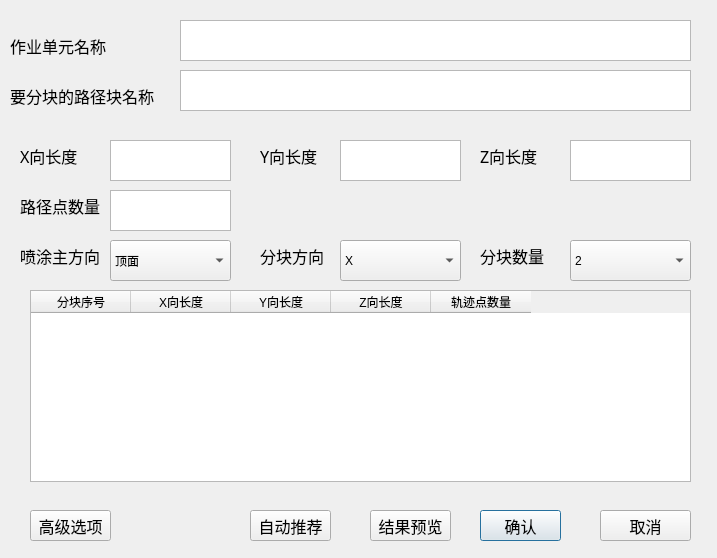
<?xml version="1.0" encoding="UTF-8"?>
<ui version="4.0">
 <class>path_partionClass</class>
 <widget class="QDialog" name="path_partionClass">
  <property name="geometry">
   <rect>
    <x>0</x>
    <y>0</y>
    <width>717</width>
    <height>558</height>
   </rect>
  </property>
  <property name="windowTitle">
   <string>path_partion</string>
  </property>
  <widget class="QLabel" name="label">
   <property name="geometry">
    <rect>
     <x>10</x>
     <y>30</y>
     <width>161</width>
     <height>31</height>
    </rect>
   </property>
   <property name="font">
    <font>
     <family>.苹方-简</family>
     <pointsize>12</pointsize>
    </font>
   </property>
   <property name="text">
    <string>作业单元名称</string>
   </property>
  </widget>
  <widget class="QLabel" name="label_2">
   <property name="geometry">
    <rect>
     <x>10</x>
     <y>80</y>
     <width>151</width>
     <height>31</height>
    </rect>
   </property>
   <property name="font">
    <font>
     <family>.苹方-简</family>
     <pointsize>12</pointsize>
    </font>
   </property>
   <property name="text">
    <string>要分块的路径块名称</string>
   </property>
  </widget>
  <widget class="QTextBrowser" name="textBrowser">
   <property name="geometry">
    <rect>
     <x>180</x>
     <y>20</y>
     <width>511</width>
     <height>41</height>
    </rect>
   </property>
  </widget>
  <widget class="QTextBrowser" name="textBrowser_2">
   <property name="geometry">
    <rect>
     <x>180</x>
     <y>70</y>
     <width>511</width>
     <height>41</height>
    </rect>
   </property>
  </widget>
  <widget class="QLabel" name="label_3">
   <property name="geometry">
    <rect>
     <x>20</x>
     <y>140</y>
     <width>71</width>
     <height>31</height>
    </rect>
   </property>
   <property name="font">
    <font>
     <family>.苹方-简</family>
     <pointsize>12</pointsize>
    </font>
   </property>
   <property name="text">
    <string>X向长度</string>
   </property>
  </widget>
  <widget class="QTextBrowser" name="textBrowser_3">
   <property name="geometry">
    <rect>
     <x>110</x>
     <y>140</y>
     <width>121</width>
     <height>41</height>
    </rect>
   </property>
  </widget>
  <widget class="QLabel" name="label_4">
   <property name="geometry">
    <rect>
     <x>260</x>
     <y>140</y>
     <width>71</width>
     <height>31</height>
    </rect>
   </property>
   <property name="font">
    <font>
     <family>.苹方-简</family>
     <pointsize>12</pointsize>
    </font>
   </property>
   <property name="text">
    <string>Y向长度</string>
   </property>
  </widget>
  <widget class="QTextBrowser" name="textBrowser_4">
   <property name="geometry">
    <rect>
     <x>340</x>
     <y>140</y>
     <width>121</width>
     <height>41</height>
    </rect>
   </property>
  </widget>
  <widget class="QLabel" name="label_5">
   <property name="geometry">
    <rect>
     <x>480</x>
     <y>140</y>
     <width>71</width>
     <height>31</height>
    </rect>
   </property>
   <property name="font">
    <font>
     <family>.苹方-简</family>
     <pointsize>12</pointsize>
    </font>
   </property>
   <property name="text">
    <string>Z向长度</string>
   </property>
  </widget>
  <widget class="QTextBrowser" name="textBrowser_5">
   <property name="geometry">
    <rect>
     <x>570</x>
     <y>140</y>
     <width>121</width>
     <height>41</height>
    </rect>
   </property>
  </widget>
  <widget class="QLabel" name="label_6">
   <property name="geometry">
    <rect>
     <x>20</x>
     <y>240</y>
     <width>101</width>
     <height>31</height>
    </rect>
   </property>
   <property name="font">
    <font>
     <family>.苹方-简</family>
     <pointsize>12</pointsize>
    </font>
   </property>
   <property name="text">
    <string>喷涂主方向</string>
   </property>
  </widget>
  <widget class="QComboBox" name="comboBox">
   <property name="geometry">
    <rect>
     <x>110</x>
     <y>240</y>
     <width>121</width>
     <height>41</height>
    </rect>
   </property>
   <item>
    <property name="text">
     <string>顶面</string>
    </property>
   </item>
   <item>
    <property name="text">
     <string>侧面</string>
    </property>
   </item>
   <item>
    <property name="text">
     <string>底面</string>
    </property>
   </item>
  </widget>
  <widget class="QLabel" name="label_7">
   <property name="geometry">
    <rect>
     <x>260</x>
     <y>240</y>
     <width>71</width>
     <height>31</height>
    </rect>
   </property>
   <property name="font">
    <font>
     <family>.苹方-简</family>
     <pointsize>12</pointsize>
    </font>
   </property>
   <property name="text">
    <string>分块方向</string>
   </property>
  </widget>
  <widget class="QComboBox" name="comboBox_2">
   <property name="geometry">
    <rect>
     <x>340</x>
     <y>240</y>
     <width>121</width>
     <height>41</height>
    </rect>
   </property>
   <item>
    <property name="text">
     <string>X</string>
    </property>
   </item>
   <item>
    <property name="text">
     <string>Y</string>
    </property>
   </item>
   <item>
    <property name="text">
     <string>Z</string>
    </property>
   </item>
  </widget>
  <widget class="QPushButton" name="pushButton">
   <property name="geometry">
    <rect>
     <x>480</x>
     <y>510</y>
     <width>81</width>
     <height>31</height>
    </rect>
   </property>
   <property name="font">
    <font>
     <family>.苹方-简</family>
     <pointsize>12</pointsize>
    </font>
   </property>
   <property name="text">
    <string>确认</string>
   </property>
  </widget>
  <widget class="QPushButton" name="pushButton_2">
   <property name="geometry">
    <rect>
     <x>600</x>
     <y>510</y>
     <width>91</width>
     <height>31</height>
    </rect>
   </property>
   <property name="font">
    <font>
     <family>.苹方-简</family>
     <pointsize>12</pointsize>
    </font>
   </property>
   <property name="text">
    <string>取消</string>
   </property>
  </widget>
  <widget class="QTableWidget" name="tableWidget">
   <property name="geometry">
    <rect>
     <x>30</x>
     <y>290</y>
     <width>661</width>
     <height>192</height>
    </rect>
   </property>
   <column>
    <property name="text">
     <string>分块序号</string>
    </property>
   </column>
   <column>
    <property name="text">
     <string>X向长度</string>
    </property>
   </column>
   <column>
    <property name="text">
     <string>Y向长度</string>
    </property>
   </column>
   <column>
    <property name="text">
     <string>Z向长度</string>
    </property>
   </column>
   <column>
    <property name="text">
     <string>轨迹点数量</string>
    </property>
   </column>
  </widget>
  <widget class="QLabel" name="label_8">
   <property name="geometry">
    <rect>
     <x>480</x>
     <y>240</y>
     <width>71</width>
     <height>31</height>
    </rect>
   </property>
   <property name="font">
    <font>
     <family>.苹方-简</family>
     <pointsize>12</pointsize>
    </font>
   </property>
   <property name="text">
    <string>分块数量</string>
   </property>
  </widget>
  <widget class="QComboBox" name="comboBox_3">
   <property name="geometry">
    <rect>
     <x>570</x>
     <y>240</y>
     <width>121</width>
     <height>41</height>
    </rect>
   </property>
   <item>
    <property name="text">
     <string>2</string>
    </property>
   </item>
   <item>
    <property name="text">
     <string>3</string>
    </property>
   </item>
   <item>
    <property name="text">
     <string>4</string>
    </property>
   </item>
   <item>
    <property name="text">
     <string>5</string>
    </property>
   </item>
   <item>
    <property name="text">
     <string>6</string>
    </property>
   </item>
   <item>
    <property name="text">
     <string>7</string>
    </property>
   </item>
   <item>
    <property name="text">
     <string>8</string>
    </property>
   </item>
   <item>
    <property name="text">
     <string>9</string>
    </property>
   </item>
  </widget>
  <widget class="QLabel" name="label_9">
   <property name="geometry">
    <rect>
     <x>20</x>
     <y>190</y>
     <width>91</width>
     <height>31</height>
    </rect>
   </property>
   <property name="font">
    <font>
     <family>.苹方-简</family>
     <pointsize>12</pointsize>
    </font>
   </property>
   <property name="text">
    <string>路径点数量</string>
   </property>
  </widget>
  <widget class="QTextBrowser" name="textBrowser_6">
   <property name="geometry">
    <rect>
     <x>110</x>
     <y>190</y>
     <width>121</width>
     <height>41</height>
    </rect>
   </property>
  </widget>
  <widget class="QPushButton" name="pushButton_3">
   <property name="geometry">
    <rect>
     <x>370</x>
     <y>510</y>
     <width>81</width>
     <height>31</height>
    </rect>
   </property>
   <property name="font">
    <font>
     <family>.苹方-简</family>
     <pointsize>12</pointsize>
    </font>
   </property>
   <property name="text">
    <string>结果预览</string>
   </property>
  </widget>
  <widget class="QLabel" name="label_10">
   <property name="geometry">
    <rect>
     <x>280</x>
     <y>200</y>
     <width>71</width>
     <height>31</height>
    </rect>
   </property>
   <property name="text">
    <string/>
   </property>
  </widget>
  <widget class="QPushButton" name="pushButton_4">
   <property name="geometry">
    <rect>
     <x>250</x>
     <y>510</y>
     <width>81</width>
     <height>31</height>
    </rect>
   </property>
   <property name="font">
    <font>
     <family>.苹方-简</family>
     <pointsize>12</pointsize>
    </font>
   </property>
   <property name="text">
    <string>自动推荐</string>
   </property>
  </widget>
  <widget class="QPushButton" name="pushButton_5">
   <property name="geometry">
    <rect>
     <x>30</x>
     <y>510</y>
     <width>81</width>
     <height>31</height>
    </rect>
   </property>
   <property name="font">
    <font>
     <family>.苹方-简</family>
     <pointsize>12</pointsize>
    </font>
   </property>
   <property name="text">
    <string>高级选项</string>
   </property>
  </widget>
 </widget>
 <layoutdefault spacing="6" margin="11"/>
 <resources/>
 <connections/>
</ui>
